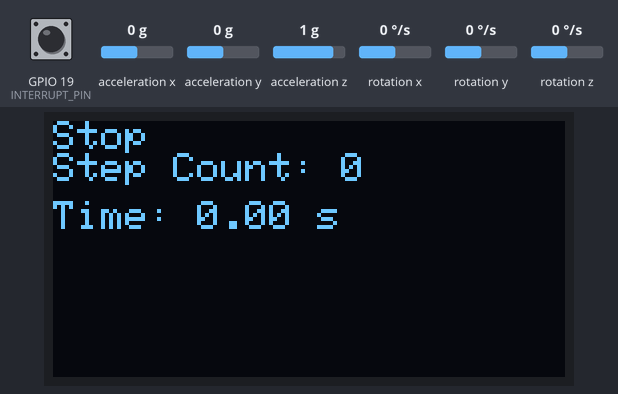
Bench run of a program on a simulated ESP32. Parts: 128×64 one-colour display. The inputs (shaded band) are chosen by the test bench; at power-on: acceleration z 1 g, acceleration x 0 g, rotation z 0 °/s, acceleration y 0 g, GPIO 19 (INTERRUPT_PIN) LOW, rotation x 0 °/s, rotation y 0 °/s. The display library's start-up logo is not drawn; the sensor or clock chip raises its interrupt line as the real part does; what the program prints to the serial monitor is not drawn.

Above: at 23.4 s.
23.5 s: acceleration z set to -1.4 g
At 25.4 s:
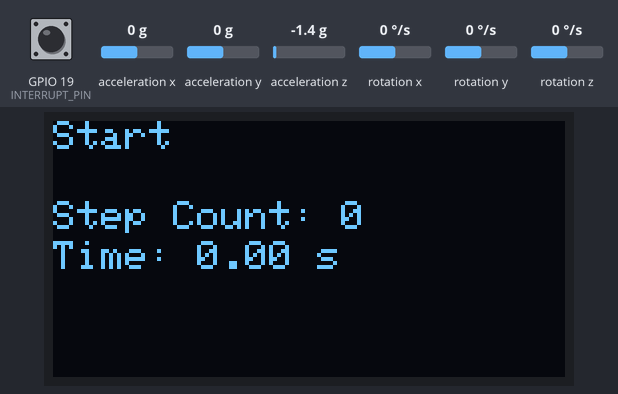
32.5 s: acceleration x set to -1.4 g
At 36.7 s:
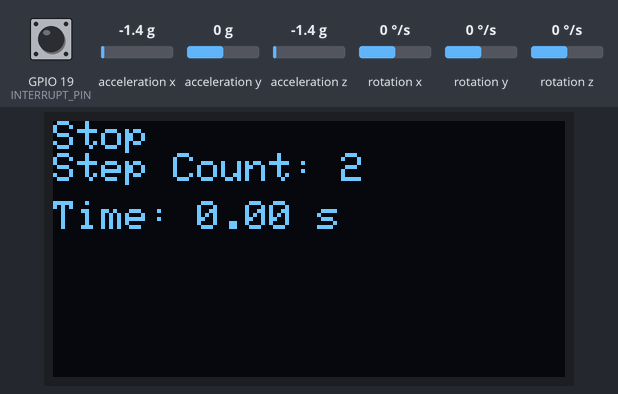
36.8 s: acceleration z set to 0 g
At 37.76 s:
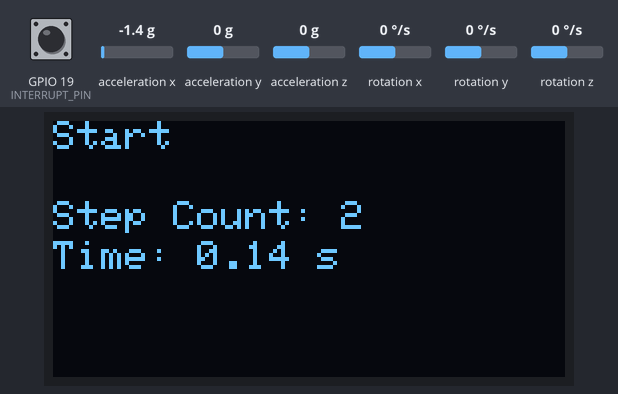
39.1 s: rotation z set to -192 °/s
At 42.7 s:
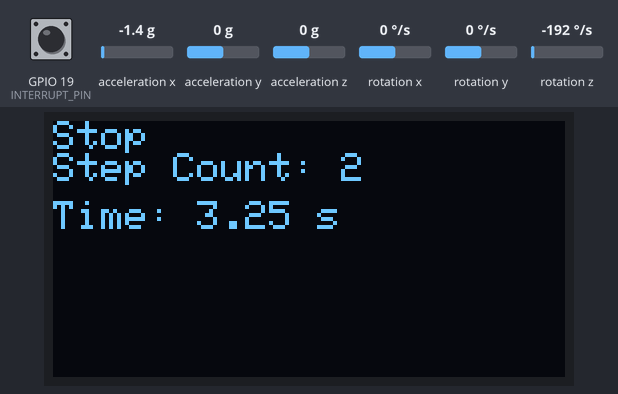
43.4 s: acceleration y set to -0.8 g
At 44.05 s:
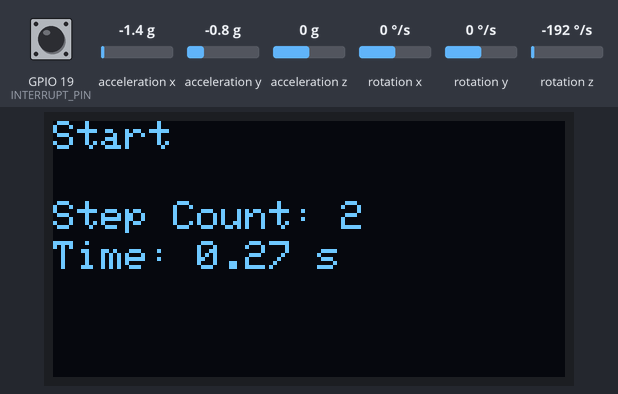
45.7 s: acceleration y set to 0 g
At 47.0 s:
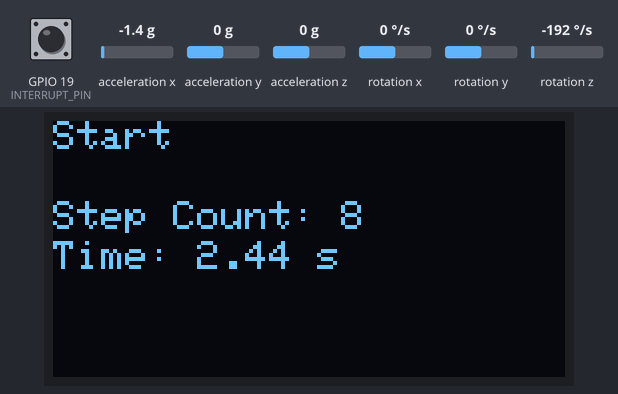
Timing chart, 0 to 48.3 s (numbered marks = the images above; inputs shaded):
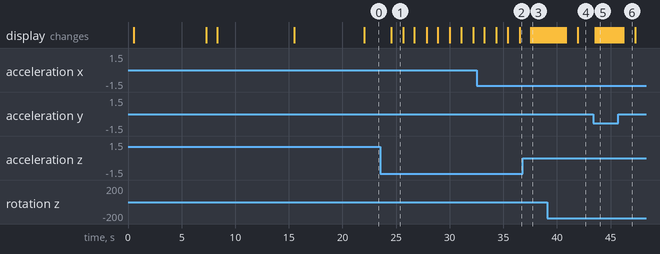

The program:

main.cpp
```cpp
//----------------------------------------------------------------------
// Based on: https://www.luisllamas.es/arduino-orientacion-imu-mpu-6050/
//----------------------------------------------------------------------

//GND - GND
//VCC - VCC
//SDA - Pin A4
//SCL - Pin A5
//INT - Pin 2

#include "I2Cdev.h"
#include "MPU6050_6Axis_MotionApps20.h"
#include <Adafruit_SSD1306.h>

#if I2CDEV_IMPLEMENTATION == I2CDEV_ARDUINO_WIRE
    #include "Wire.h"

#endif

// class default I2C address is 0x68
// specific I2C addresses may be passed as a parameter here
// AD0 low = 0x68
// AD0 high = 0x69
MPU6050 mpu;
//MPU6050 mpu(0x69); // <-- use for AD0 high

void meansensors();
void calibration();
bool isStep(float accelMagnitude, float gyroY);
void toogle();

bool toggle = false;

#define INTERRUPT_PIN 19

//CALIBRATION FUNCTION VARS
int buffersize=1000;     //Amount of readings used to average, make it higher to get more precision but sketch will be slower  (default:1000)
int acel_deadzone=8;     //Acelerometer error allowed, make it lower to get more precision, but sketch may not converge  (default:8)
int giro_deadzone=1;     //Giro error allowed, make it lower to get more precision, but sketch may not converge  (default:1)
int16_t ax, ay, az,gx, gy, gz;

int mean_ax,mean_ay,mean_az,mean_gx,mean_gy,mean_gz,state=0;
int ax_offset,ay_offset,az_offset,gx_offset,gy_offset,gz_offset;


//NORMAL FUNCTION VARS
// MPU control/status vars
bool dmpReady = false;  // set true if DMP init was successful
uint8_t mpuIntStatus;   // holds actual interrupt status byte from MPU
uint8_t devStatus;      // return status after each device operation (0 = success, !0 = error)
uint16_t packetSize;    // expected DMP packet size (default is 42 bytes)
uint16_t fifoCount;     // count of all bytes currently in FIFO
uint8_t fifoBuffer[64]; // FIFO storage buffer

Quaternion q;           // [w, x, y, z]
VectorInt16 aa;         // [x, y, z]
VectorInt16 aaReal;     // [x, y, z]
VectorInt16 aaWorld;    // [x, y, z]
VectorFloat gravity;    // [x, y, z]
float ypr[3];           // [yaw, pitch, roll]

volatile bool mpuInterrupt = false;
void dmpDataReady() {
    mpuInterrupt = true;
}

Adafruit_SSD1306 display = Adafruit_SSD1306(128, 64, &Wire);


//STEP COUNT VARIABLES
float lastAccelMagnitude = 0;
float lastGyroY = 0;
unsigned long lastStepTime = 0;
int stepCount = 0;
static const float stepTimeThreshold = 500;

float timeInit = 0;
float timeEnd = 0;
float timeDelta = 0;

void setup() {
    // join I2C bus (I2Cdev library doesn't do this automatically)
    #if I2CDEV_IMPLEMENTATION == I2CDEV_ARDUINO_WIRE
        Wire.begin();
        Wire.setClock(400000); // 400kHz I2C clock. Comment this line if having compilation difficulties
    #elif I2CDEV_IMPLEMENTATION == I2CDEV_BUILTIN_FASTWIRE
        Fastwire::setup(400, true);
    #endif

    Serial.begin(9600);

    // Iniciar MPU6050
    Serial.println(F("Initializing I2C devices..."));
    mpu.initialize();
    pinMode(INTERRUPT_PIN, INPUT);

    // Comprobar  conexion
    Serial.println(F("Testing device connections..."));
    Serial.println(mpu.testConnection() ? F("MPU6050 connection successful") : F("MPU6050 connection failed"));

    // Iniciar DMP
    Serial.println(F("Initializing DMP..."));
    devStatus = mpu.dmpInitialize();


    mpu.setXAccelOffset(0);
    mpu.setYAccelOffset(0);
    mpu.setZAccelOffset(0);
    mpu.setXGyroOffset(0);
    mpu.setYGyroOffset(0);
    mpu.setZGyroOffset(0);

    // Activar DMP
    if (devStatus == 0) {
        Serial.println(F("Enabling DMP..."));
        mpu.setDMPEnabled(true);

        // Activar interrupcion
        attachInterrupt(digitalPinToInterrupt(INTERRUPT_PIN), dmpDataReady, RISING);
        mpuIntStatus = mpu.getIntStatus();

        Serial.println(F("DMP ready! Waiting for first interrupt..."));
        dmpReady = true;

        // get expected DMP packet size for later comparison
        packetSize = mpu.dmpGetFIFOPacketSize();
    } else {
        // ERROR!
        // 1 = initial memory load failed
        // 2 = DMP configuration updates failed
        // (if it's going to break, usually the code will be 1)
            display.clearDisplay();
            display.setCursor(0, 0);
            display.print("Error: ");
            display.println(devStatus);
        Serial.print(F("DMP Initialization failed (code "));
        Serial.print(devStatus);
        Serial.println(F(")"));
        delay(5000);

    }

    // SSD1306_SWITCHCAPVCC = generate display voltage from 3.3V internally
  if (!display.begin(SSD1306_SWITCHCAPVCC, 0x3C)) { // Address 0x3C for 128x32
    Serial.println(F("SSD1306 allocation failed"));
    for (;;)
      ; // Don't proceed, loop forever
  }

  display.display();
  delay(500); // Pause for 2 seconds
  display.setTextSize(1);
  display.setTextColor(WHITE);
  display.setRotation(0);
}

void loop() {
      if (state==0){
    Serial.println("\nReading sensors for first time...");
    display.clearDisplay();
    display.setCursor(0, 0);
    display.println("Calibrando.");
    meansensors();
    display.display();
    state++;
    delay(1000);
  }

  if (state==1) {
    display.clearDisplay();
    display.setCursor(0, 0);
    display.println("Calibrando..");
    display.display();
    Serial.println("\nCalculating offsets...");
    calibration();
    state++;
    delay(1000);
  }

  if (state==2) {
    display.clearDisplay();
    display.setCursor(0, 0);
    display.println("Calibrando...");
    display.display();
    meansensors();
    state++;
    Serial.println("\nFINISHED!");
    Serial.print("\nSensor readings with offsets:\t");
    Serial.print(mean_ax);
    Serial.print("\t");
    Serial.print(mean_ay);
    Serial.print("\t");
    Serial.print(mean_az);
    Serial.print("\t");
    Serial.print(mean_gx);
    Serial.print("\t");
    Serial.print(mean_gy);
    Serial.print("\t");
    Serial.println(mean_gz);
    Serial.print("Your offsets:\t");
    Serial.print(ax_offset);
    Serial.print("\t");
    Serial.print(ay_offset);
    Serial.print("\t");
    Serial.print(az_offset);
    Serial.print("\t");
    Serial.print(gx_offset);
    Serial.print("\t");
    Serial.print(gy_offset);
    Serial.print("\t");
    Serial.println(gz_offset);
    display.clearDisplay();
    display.setCursor(0, 0);
    display.println("Calibrado");
    Serial.println("\nData is printed as: acelX acelY acelZ giroX giroY giroZ");
    Serial.println("Check that your sensor readings are close to 0 0 16384 0 0 0");
    Serial.println("If calibration was succesful write down your offsets so you can set them in your projects using something similar to mpu.setXAccelOffset(youroffset)");
    mpu.setXAccelOffset(ax_offset);
    mpu.setYAccelOffset(ay_offset);
    mpu.setZAccelOffset(az_offset);
    mpu.setXGyroOffset(gx_offset);
    mpu.setYGyroOffset(gy_offset);
    mpu.setZGyroOffset(gz_offset);
    Serial.println(state);
  }

  if(state==3){
    // Si fallo al iniciar, parar programa
    if (!dmpReady) return;

    display.clearDisplay();
    display.setCursor(0, 0);

    display.println("MPU6050");

    // Ejecutar mientras no hay interrupcion
    while (!mpuInterrupt && fifoCount < packetSize) {

    }

    mpuInterrupt = false;
    mpuIntStatus = mpu.getIntStatus();

    // Obtener datos del FIFO
    fifoCount = mpu.getFIFOCount();

    // Controlar overflow
    if ((mpuIntStatus & 0x10) || fifoCount == 1024) {
        mpu.resetFIFO();
        Serial.println(F("FIFO overflow!"));
    }
    else if (mpuIntStatus & 0x02) {
        // wait for correct available data length, should be a VERY short wait
        while (fifoCount < packetSize) fifoCount = mpu.getFIFOCount();

        // read a packet from FIFO
        mpu.getFIFOBytes(fifoBuffer, packetSize);

        // track FIFO count here in case there is > 1 packet available
        // (this lets us immediately read more without waiting for an interrupt)
        fifoCount -= packetSize;


  // Mostrar Yaw, Pitch, Roll
  mpu.dmpGetQuaternion(&q, fifoBuffer);
  mpu.dmpGetGravity(&gravity, &q);
  mpu.dmpGetYawPitchRoll(ypr, &q, &gravity);
  /*
  Serial.print("ypr\t");
  Serial.print(ypr[0] * 180/M_PI);
  Serial.print("\t");
  Serial.print(ypr[1] * 180/M_PI);
  Serial.print("\t");
  Serial.println(ypr[2] * 180/M_PI);
*/
  /*
  // Mostrar aceleracion
  Serial.print("areal\t");
  Serial.print(aaReal.x);
  Serial.print("\t");
  Serial.print(aaReal.y);
  Serial.print("\t");
  Serial.println(aaReal.z);
  */
  mpu.dmpGetQuaternion(&q, fifoBuffer);
  mpu.dmpGetAccel(&aa, fifoBuffer);
  mpu.dmpGetGravity(&gravity, &q);
  mpu.dmpGetLinearAccel(&aaReal, &aa, &gravity);

  if(abs(ypr[2])>1.9){
    toogle();
    }
  if(toggle){
   // Calculate acceleration magnitude
            float accelMagnitude = sqrt(aaReal.x * aaReal.x + aaReal.y * aaReal.y + aaReal.z * aaReal.z);

            // Check for step based on acceleration and gyroscope data
            if (isStep(accelMagnitude, ypr[1])) {
                unsigned long currentTime = millis();
                if (currentTime - lastStepTime > stepTimeThreshold) {
                    stepCount++;
                    if(stepCount==1){
                      timeInit = millis();
                    }
                    lastStepTime = currentTime;
                }
            }

            if(stepCount>=1){
              timeDelta = millis() - timeInit;
            }
            // Display step count and other sensor data
            display.clearDisplay();
            display.setCursor(0, 0);
            display.println("Start");
            display.setCursor(0, 20);
            display.print("Step Count: ");
            display.println(stepCount*2);
            display.setCursor(0, 30);
            display.print("Time: ");
            display.print(timeDelta/1000);
            display.print(" s");
  /*

  display.setCursor(0, 30);
  display.println("Yaw    Pitch    Roll");
  display.setCursor(0, 40);
  display.print(ypr[0] );
  display.print("   ");
  display.print(ypr[1] );
  display.print("   ");
  display.println(ypr[2] );

  display.setCursor(0, 40);
  display.println("Acel x   y   z: ");
  display.setCursor(0, 50);
  display.print(" ");
  display.print(aaReal.x);
  display.print(" ");
  display.print(aaReal.y);
  display.print("   ");
  display.print(aaReal.z);
  */
  display.display();
  delay(100);


            //display.display();

  }else{    display.clearDisplay();
            display.setCursor(0, 0);
            display.println("Stop");
            display.print("Step Count: ");
            display.println(stepCount*2);
            display.setCursor(0, 20);
            display.print("Time: ");
            display.print(timeDelta/1000);
            display.print(" s");
            display.display();
  }


  }
}
}


///////////////////////////////////   FUNCTIONS   ////////////////////////////////////

//toogle function
void toogle(){
  if(toggle){
    toggle = false;
  }
  else{
    toggle = true;
    timeInit = 0;
    timeDelta = 0;
    stepCount = 0;
  }
  delay(1000);
}

// Function to check if a step is detected
bool isStep(float accelMagnitude, float gyroY) {
    static const float accelThreshold = 5000;  // Adjust this threshold as needed
    static const float gyroThreshold = 0.4;   // Adjust this threshold as needed

    Serial.print("accelMagnitude: ");
    Serial.println(accelMagnitude);
    Serial.print("gyroY: ");
    Serial.println(gyroY);

    // Check for conditions to detect a step
    if (accelMagnitude > accelThreshold && lastAccelMagnitude <= accelThreshold &&
        abs(gyroY) > gyroThreshold) {
        // Additional checks using gyroscope data may be added here to improve step detection
        return true;
    }

    return false;
}


void meansensors(){
  long i=0,buff_ax=0,buff_ay=0,buff_az=0,buff_gx=0,buff_gy=0,buff_gz=0;

  while (i<(buffersize+101)){
    // read raw accel/gyro measurements from device
    mpu.getMotion6(&ax, &ay, &az, &gx, &gy, &gz);

    if (i>100 && i<=(buffersize+100)){ //First 100 measures are discarded
      buff_ax=buff_ax+ax;
      buff_ay=buff_ay+ay;
      buff_az=buff_az+az;
      buff_gx=buff_gx+gx;
      buff_gy=buff_gy+gy;
      buff_gz=buff_gz+gz;
    }
    if (i==(buffersize+100)){
      mean_ax=buff_ax/buffersize;
      mean_ay=buff_ay/buffersize;
      mean_az=buff_az/buffersize;
      mean_gx=buff_gx/buffersize;
      mean_gy=buff_gy/buffersize;
      mean_gz=buff_gz/buffersize;
    }
    i++;
    delay(2); //Needed so we don't get repeated measures
  }
}

void calibration(){
  ax_offset=-mean_ax/8;
  ay_offset=-mean_ay/8;
  az_offset=(16384-mean_az)/8;

  gx_offset=-mean_gx/4;
  gy_offset=-mean_gy/4;
  gz_offset=-mean_gz/4;
  while (1){
    int ready=0;
    mpu.setXAccelOffset(ax_offset);
    mpu.setYAccelOffset(ay_offset);
    mpu.setZAccelOffset(az_offset);

    mpu.setXGyroOffset(gx_offset);
    mpu.setYGyroOffset(gy_offset);
    mpu.setZGyroOffset(gz_offset);

    meansensors();
    Serial.println("...");

    if (abs(mean_ax)<=acel_deadzone) ready++;
    else ax_offset=ax_offset-mean_ax/acel_deadzone;

    if (abs(mean_ay)<=acel_deadzone) ready++;
    else ay_offset=ay_offset-mean_ay/acel_deadzone;

    if (abs(16384-mean_az)<=acel_deadzone) ready++;
    else az_offset=az_offset+(16384-mean_az)/acel_deadzone;

    if (abs(mean_gx)<=giro_deadzone) ready++;
    else gx_offset=gx_offset-mean_gx/(giro_deadzone+1);

    if (abs(mean_gy)<=giro_deadzone) ready++;
    else gy_offset=gy_offset-mean_gy/(giro_deadzone+1);

    if (abs(mean_gz)<=giro_deadzone) ready++;
    else gz_offset=gz_offset-mean_gz/(giro_deadzone+1);

    if (ready==6) break;
  }
}
```

Measured:
- after the input at 23.5 s, the display: changes after 1.0 s (image 1)
- after the input at 32.5 s, the display: first differs from a run without the input after 2.9 s (image 2 shows a later state)
- after the input at 36.8 s, the display: first differs from a run without the input after 0.90 s (image 3)
- what the display in image 1 shows lasts 1.2 s, from 24.5 s to 25.7 s
